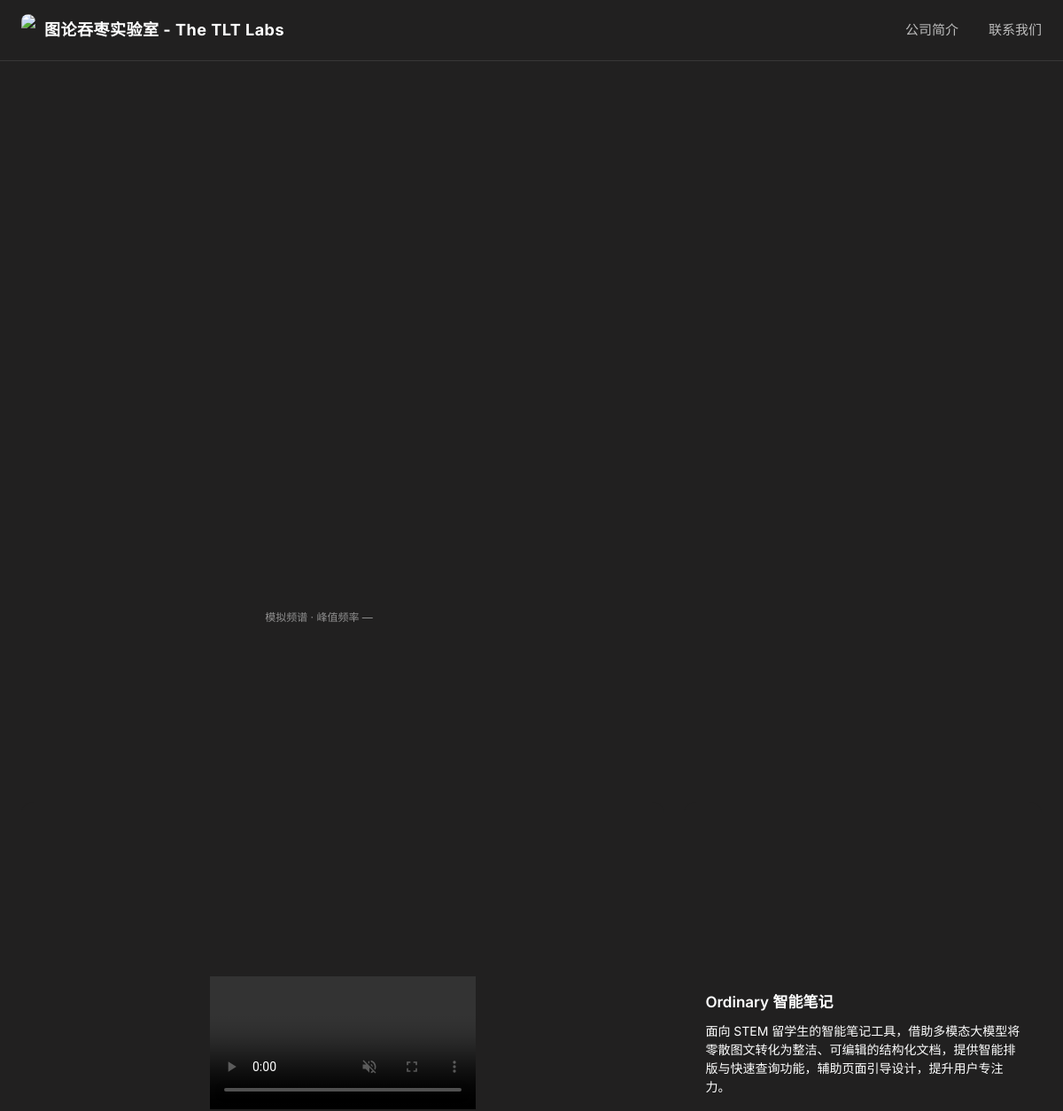
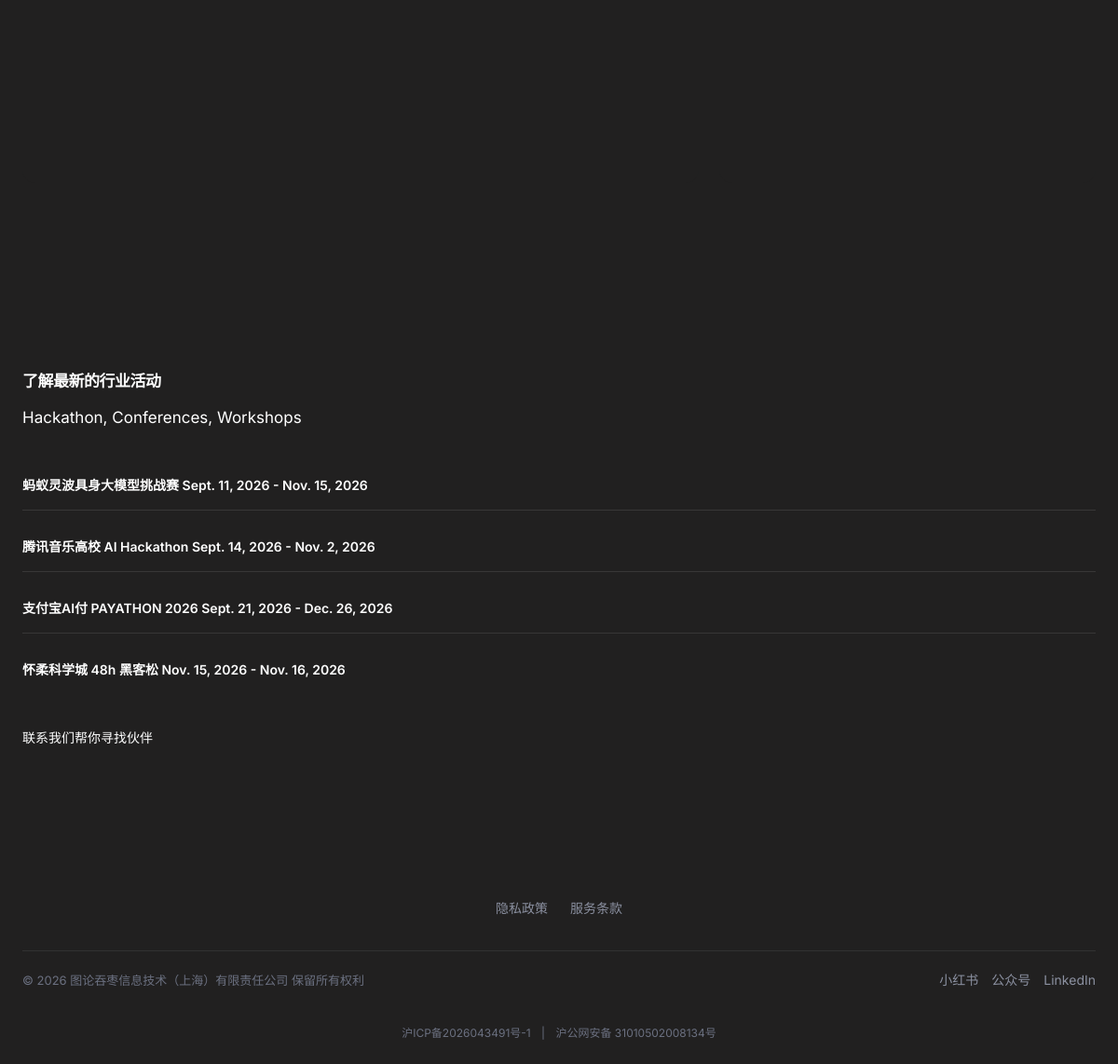
The page / on the database its author committed (2 pictures, top to bottom).
### pages/models.py (models this page shows, shortened)
class Project(models.Model):
    title = models.CharField("项目名称", max_length=200)
    description = models.TextField("项目描述", blank=True)
    video = models.URLField("视频链接", blank=True)
    link = models.CharField("本地链接", max_length=500, blank=True)
    order = models.PositiveIntegerField("排序", default=0)
    created_at = models.DateTimeField(auto_now_add=True)
    updated_at = models.DateTimeField(auto_now=True)
    class Meta:
        ordering = ["order", "-created_at"]
        verbose_name = "项目"
        verbose_name_plural = "项目"

class Activity(models.Model):
    title = models.CharField("标题", max_length=200)
    start_date = models.DateField("开始日期", default="1970-01-01")
    end_date = models.DateField("结束日期", default="1970-01-01")
    link = models.URLField("活动链接", blank=True)
    category = models.CharField("分类标签", max_length=100, blank=True)
    organizer = models.CharField("组织者", max_length=100, blank=True)
    created_at = models.DateTimeField(auto_now_add=True)
    updated_at = models.DateTimeField(auto_now=True)
    class Meta:
        ordering = ["start_date"]
        verbose_name = "活动"
        verbose_name_plural = "活动"

### pages/views.py (the view)
# urls.py: path("", views.index, name="index"),
@ensure_csrf_cookie
@require_GET
def index(request):
    activities = Activity.objects.all()
    projects = Project.objects.all()
    return render(request, "pages/index.html", {
        "activities": activities,
        "projects": projects,
        "localdev": settings.DEBUG,
    })

### pages/templates/pages/index.html (shortened to what this page needs)
<!DOCTYPE html>
<html lang="zh-CN" data-page-node-id="OKfAwgByIcXTO6Z75EZPjJ">
<head data-page-node-id="TgllWk3QXFozfnFf5hMRF1">
</head>
<body data-page-node-id="oxPn3RQIRoyBtAn6CSVjVf">
<header class="site" data-page-node-id="xLowUoQ3OCUkYD9ZQRgHlN">
  <div class="wrap nav" data-page-node-id="FxsbAJSDZdPE22233LC8Rb">
    <a href="#" class="logo" data-page-node-id="vozdjopeftyLU5eZ1Sj9kE"><img src="https://mejx6hzysbxhnouq.private.blob.vercel-storage.com/Artboard.png?vercel-blob-delegation=eyJzdG9yZUlkIjoic3RvcmVfbWVqeDZoellTYnhITm91USIsIm93bmVySWQiOiJ0ZWFtX0t0ZTk4cnlOdFJpbVBRZE1uVlZxOTZZRyIsInBhdGhuYW1lIjoiKiIsIm9wZXJhdGlvbnMiOlsiZ2V0IiwiaGVhZCJdLCJ2YWxpZFVudGlsIjoxNzkzMTM4OTMyNTI5LCJpYXQiOjE3OTMwOTU3MzI3OTh9.-lffaRaOXIZqAZQ9S4p7a76o9dIAq00jmFQqK9ufRSg&vercel-blob-signature=ieVVaCOBTTpD9rc-Yyj1C5J4Y3hqzTFNCozn7caxPJA" data-page-node-id="4FQJexMrV4ot9y3ljKAzJ9" />图论吞枣实验室 - The TLT Labs</a>
    <nav class="menu" data-page-node-id="lor7TndLSQlcKOkYvgRpcm">
      <a href="#about" data-page-node-id="03KdIHMwHOJiOIbBB21gAq">公司简介</a>
      <a href="mailto:contact@example.com" data-page-node-id="11QDR5CYfGYubGhZl2MuxB">联系我们</a>
    </nav>
  </div>
</header>
<section class="hero" id="about" data-page-node-id="98MkboJ4kDnuMHVEnvjET4">
  {% include "pages/iframe.html" %}
</section>
<section class="video-band" id="projects">
  <div class="carousel" id="projectCarousel">
    {% for project in projects %}
    <div class="carousel-slide">
      <div class="wrap">
        <div class="video-grid">
          <div class="video-feature">
            <video muted loop playsinline autoplay controls>
              {% if localdev %}
              <source src="{{ project.link }}" type="video/mp4" />
              {% else %}
              <source src="{{ project.video }}" type="video/mp4" />
              {% endif %}
            </video>
          </div>
          <div class="video-side">
            <div class="side-card">
              <h1>{{ project.title }}</h1>
              <p>{{ project.description }}</p>
            </div>
          </div>
        </div>
      </div>
    </div>
    {% empty %}
    <div class="carousel-slide">
      <div class="wrap" style="text-align: center; padding: 60px 20px; color: rgba(255,255,255,0.5);">
        <p>暂无项目，请在后台添加</p>
      </div>
    </div>
    {% endfor %}
  </div>
</section>
<section id="gallery">
  <div class="wrap">
    <div class="section-head">
      <h3>了解最新的行业活动</h3>
      <p>Hackathon, Conferences, Workshops</p>
    </div>
    <ul class="activity-list">
      {% for activity in activities %}
      <li>
        <h3>
          <a href="{{activity.link}}">
            {{ activity.title }}   {{activity.start_date}} - {{ activity.end_date }}
          </a>
        </h3>
      </li>
      {% empty %}
      <li class="activity-empty">暂无活动，敬请期待</li>
      {% endfor %}
    </ul>
    <a href="mailto:xueyanwang@thetltlabs.com" class="activity-contact">联系我们帮你寻找伙伴</a>
  </div>
</section>
<footer class="site" data-page-node-id="FqbRwhboscNOFVowt9hgcy">
  <div class="wrap" data-page-node-id="5tWF8ibenh1AfSeINMBi4a">
    <div class="foot-grid" data-page-node-id="fB2InsEW86WorgqwtkCyw4">
      <div data-page-node-id="WtK3qP0WvKqyw4NrEwpLrH">
        <ul data-page-node-id="3QZp98MwT6ouevC2FCjgd1">
          <li data-page-node-id="ptSM601HdjbrKXqfE2e0iN"><a href="#" data-page-node-id="XiEhNjPtufm0g9qhfoYHyr">隐私政策</a></li>
          <li data-page-node-id="0vg4WZE0qjjCXzUqeVyWoC"><a href="#" data-page-node-id="B8isUgRDTj5j9it14GUFzF">服务条款</a></li>
        </ul>
      </div>
    </div>
    <div class="foot-bottom" data-page-node-id="P2BQfPE5q1TNbl07s65HQ5">
      <span data-page-node-id="wOzjZlE9OaELkuTlmLhiKk">© 2026 图论吞枣信息技术（上海）有限责任公司 保留所有权利</span>
      <div class="foot-social" data-page-node-id="B51hy6ufNWDTEdhAGH2kAK">
        <a href="#" aria-label="微博" data-page-node-id="TVCeHePU6ZP1W5F2kCFUUP">小红书</a>
        <a href="#" aria-label="微信" data-page-node-id="oOkFW7Qshk1vfgyt355m4u">公众号</a>
        <a href="#" aria-label="领英" data-page-node-id="8I2Y4qLZlJDql7WB2r62df">LinkedIn</a>
      </div>
    </div>
    <div class="foot-icp">
      <a href="https://beian.miit.gov.cn/" target="_blank" rel="noopener noreferrer">沪ICP备2026043491号-1</a>
      <span class="dot">|</span>
      <a href="http://www.beian.gov.cn/" target="_blank" rel="noopener noreferrer">沪公网安备 31010502008134号</a>
    </div>
  </div>
</footer>
</body>
</html>

### rows shown on the page
Project: title "Ordinary 智能笔记", description "面向 STEM 留学生的智能笔记工具，借助多模态大模型将零散图文转化为整洁、可编辑的结构化文档，提供智能排版与快速查询功能，辅助页面引导设计，提升用户专注力。"
Activity: title "蚂蚁灵波具身大模型挑战赛", start_date "Sept. 11, 2026", end_date "Nov. 15, 2026"
Activity: title "腾讯音乐高校 AI Hackathon", start_date "Sept. 14, 2026", end_date "Nov. 2, 2026"
Activity: title "支付宝AI付 PAYATHON 2026", start_date "Sept. 21, 2026", end_date "Dec. 26, 2026"
Activity: title "怀柔科学城 48h 黑客松", start_date "Nov. 15, 2026", end_date "Nov. 16, 2026"
